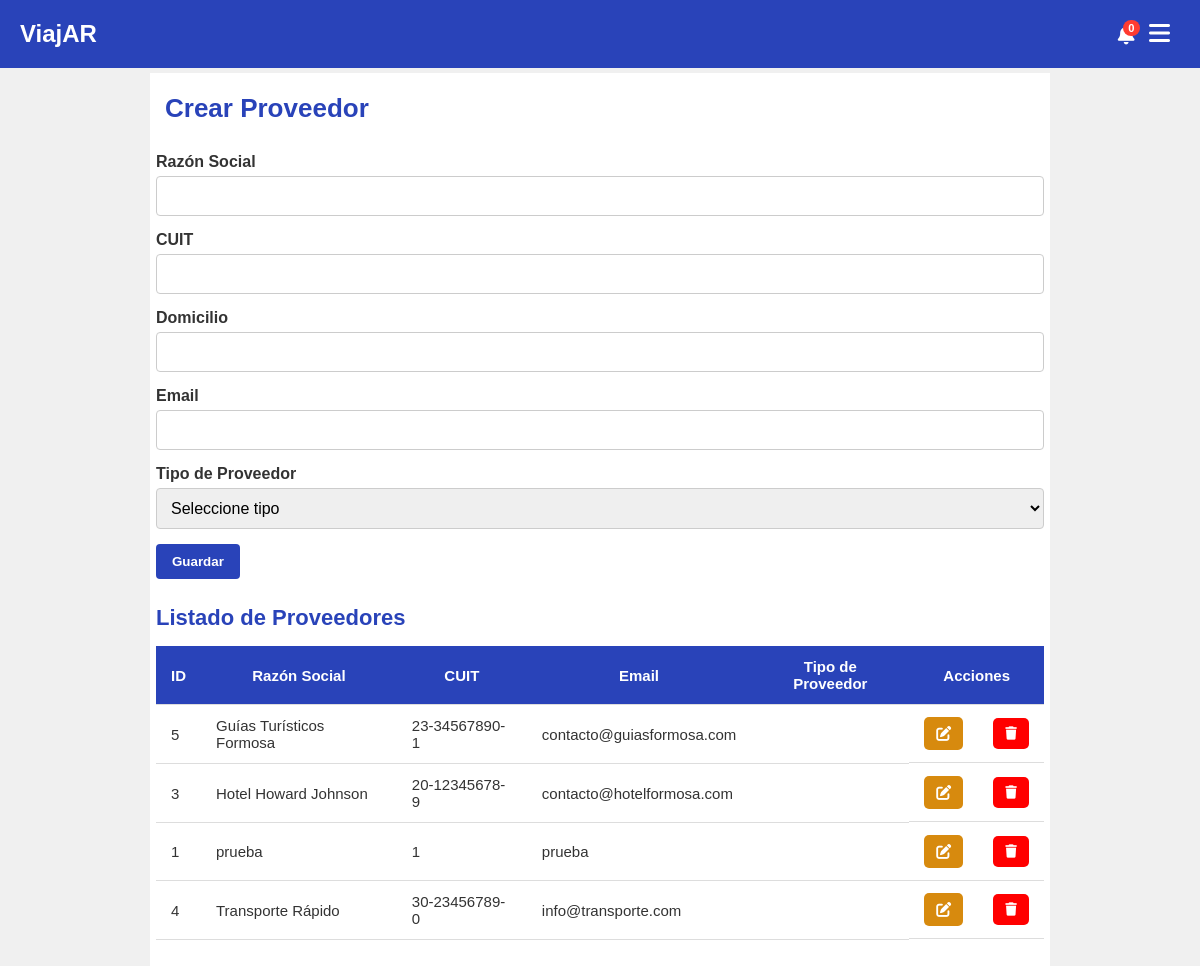
The page /index.php?page=proveedores (signed in) on the database as committed earlier.
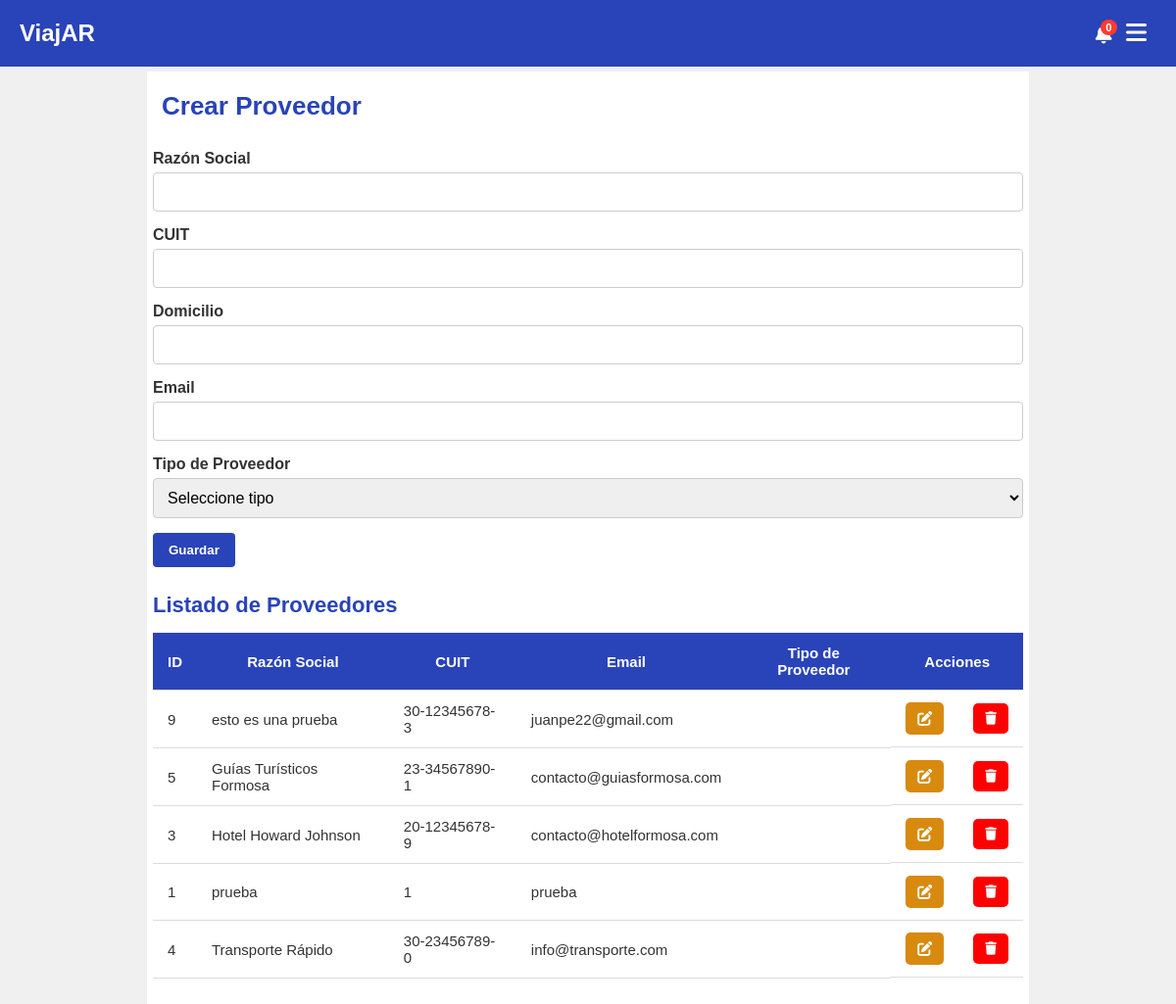
The same page on the database as committed later.
### tables this page shows
CREATE TABLE `proveedores` (
  `id_proveedores` int NOT NULL AUTO_INCREMENT,
  `razon_social` varchar(255) NOT NULL,
  `cuit` varchar(20) DEFAULT NULL,
  `proveedor_direccion` varchar(255) DEFAULT NULL,
  `proveedor_email` varchar(100) NOT NULL,
  `rela_usuario` int NOT NULL,
  `rela_tipo_proveedor` int NOT NULL,
  `activo` tinyint DEFAULT '1',
  `created_at` datetime DEFAULT CURRENT_TIMESTAMP,
  `estado` enum('pendiente','aprobado','rechazado') NOT NULL DEFAULT 'pendiente',
  PRIMARY KEY (`id_proveedores`),
  KEY `fk_proveedores_usuario` (`rela_usuario`),
  KEY `fk_proveedor_tipo` (`rela_tipo_proveedor`),
  CONSTRAINT `fk_proveedor_tipo` FOREIGN KEY (`rela_tipo_proveedor`) REFERENCES `tipo_proveedores` (`id_tipo_proveedor`),
  CONSTRAINT `fk_proveedores_usuario` FOREIGN KEY (`rela_usuario`) REFERENCES `usuarios` (`id_usuarios`)
);

### index.php (called while the page is built, shortened)
<?php
$plantilla = new PlantillaControlador();
$plantilla -> traer_plantilla();

### models/proveedor.php (called while the page is built, shortened)
<?php
require_once('conexion.php');
class Proveedor {
    public function traer_proveedores() {
        $conexion = new Conexion();
        $query = "SELECT p.*, t.nombre AS tipo_proveedor_nombre, u.usuarios_nombre_usuario AS usuario_nombre
                  FROM proveedores p
                  LEFT JOIN tipo_proveedores t ON p.rela_tipo_proveedor = t.id_tipo_proveedor
                  LEFT JOIN usuarios u ON p.rela_usuario = u.id_usuarios
                  WHERE p.activo = 1
                  ORDER BY p.razon_social ASC";
        return $conexion->consultar($query);
    }
}
?>

### models/conexion.php (called while the page is built, shortened)
<?php
class Conexion {
    private $con;
    private $servidor;
    private $usuario;
    private $password;
    private $base_datos;
    public function __construct() {
        $this->servidor = 'localhost';
        $this->usuario = 'root';
        $this->password = 'hola';
        $this->base_datos = 'viajar';
    }
    public function conectar() {
        if (!$this->con) {
            $this->con = new mysqli($this->servidor, $this->usuario, $this->password, $this->base_datos);
            $this->con->set_charset("utf8");
        }
        return $this->con;
    }
    public function consultar($query) {
        $resultado = $this->conectar()->query($query);
        $data = [];
        if ($resultado && $resultado->num_rows > 0) {
            while ($row = $resultado->fetch_assoc()) {
                $data[] = $row;
            }
        }
        return $data;
    }
}

### views/paginas/proveedores.php (the view, shortened to what this page needs)
<?php
require_once('models/proveedor.php');
$prov_model = new Proveedor();
$result_proveedores = $prov_model->traer_proveedores();
$editing_mode = false;
$razon_form = '';
$cuit_form = '';
$domicilio_form = '';
$email_form = '';
?>
<!DOCTYPE html>
<html lang="es">
<head>
    <link rel="stylesheet" href="assets/css/listado_usuarios.css?v=1">
    <link rel="stylesheet" href="https://cdnjs.cloudflare.com/ajax/libs/font-awesome/6.0.0-beta3/css/all.min.css">
</head>
<body>
<div class="container">
    <form method="post" action="controllers/proveedores/proveedores.controlador.php">
        <h1><?php echo $editing_mode ? 'Editar Proveedor' : 'Crear Proveedor'; ?></h1>
        <label for="razon_social">Razón Social</label>
        <input type="text" name="razon_social" value="<?php echo $razon_form; ?>" >
        <label for="cuit">CUIT</label>
        <input type="text" name="cuit" value="<?php echo $cuit_form; ?>" >
        <label for="proveedor_domicilio">Domicilio</label>
        <input type="text" name="proveedor_domicilio" value="<?php echo $domicilio_form; ?>">
        <label for="proveedor_email">Email</label>
        <input type="email" name="proveedor_email" value="<?php echo $email_form; ?>">
        <label for="rela_tipo_proveedor">Tipo de Proveedor</label>
        <select name="rela_tipo_proveedor" >
            <option value="">Seleccione tipo</option>
        </select>
        <button type="submit"><?php echo $editing_mode ? 'Actualizar' : 'Guardar'; ?></button>
    </form>
</div>
<div class="container">
    <h2>Listado de Proveedores</h2>
    <table>
        <thead>
            <tr>
                <th>ID</th>
                <th>Razón Social</th>
                <th>CUIT</th>
                <th>Email</th>
                <th>Tipo de Proveedor</th>
                <th>Acciones</th>
            </tr>
        </thead>
        <tbody>
            <?php if (empty($result_proveedores)): ?>
                <tr><td colspan="7">No hay proveedores registrados.</td></tr>
            <?php else: ?>
                <?php foreach($result_proveedores as $prov): ?>
                    <tr>
                        <td><?php echo htmlspecialchars($prov['id_proveedores']); ?></td>
                        <td><?php echo htmlspecialchars($prov['razon_social']); ?></td>
                        <td><?php echo htmlspecialchars($prov['cuit']); ?></td>
                        <td><?php echo htmlspecialchars($prov['proveedor_email']); ?></td>
                        <td><?php echo htmlspecialchars($prov['nombre']); ?></td>
                        <td class="acciones-botones">
                            <a id="editar" href="index.php?page=proveedores&id=<?php echo htmlspecialchars($prov['id_proveedores']); ?>">
                                <i class="fa-solid fa-pen-to-square"></i>
                            </a>
                            <form method="post" action="controllers/proveedores/proveedores.controlador.php" onsubmit="return confirm('¿Seguro que quieres eliminar este proveedor?');">
                                <button id="eliminar" type="submit"><i class="fa-solid fa-trash"></i></button>
                            </form>
                        </td>
                    </tr>
                <?php endforeach; ?>
            <?php endif; ?>
        </tbody>
    </table>
</div>
</body>
</html>

Rows that differ between the two databases and show on the page:
added proveedores: id_proveedores "9", razon_social "esto es una prueba", cuit "30-12345678-3", proveedor_email "juanpe22@gmail.com"
